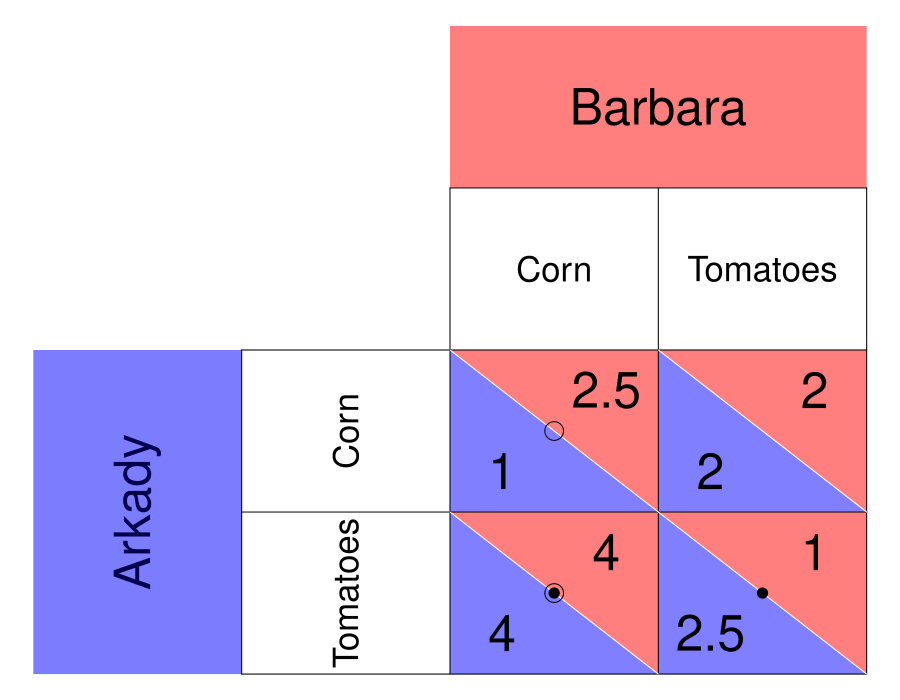

This figure's R source:
require(ggplot2)
require(shape)
pdf(file = "society/invisiblehand_matrix.pdf", width = 9, height = 7)

par(mar =  c(0, 0, 0, 0))
xlims <- c(0, 8)
ylims <- c(0, 8)

#TextSizes
PlayerSize <- 3
StratSize <- 2.1
PayoffSize <- 3

#Payoffs are listed as c("NW", "SW", "NE", "SE")

#Considerations for Player 1
P1Name <- c("Arkady")
P1Strat <- c("Corn", "Tomatoes")
P1Payoffs <- c("1", "4", "2", "2.5")
P1BR1 <- c("SW") #Must be NW or SW - the BR prints accordingly. 
P1BR2 <- c("SE") #Must be NE or SE - the BR prints accordingly. 
#NW = (5, 3); SW = (5,1); NE = (7, 3); SE = (7, 1)

#Considerations for Player 2
P2Name <- c("Barbara")
P2Strat <- c("Corn", "Tomatoes")
P2Payoffs <- c("2.5", "4", "2", "1")
P2BR1 <- c("NW") #Must be NW or SW - the BR prints accordingly. 
P2BR2 <- c("SW") #Must be NE or SE - the BR prints accordingly. 

plot(0, 0, xlim = xlims, ylim = ylims, type = "n",
     xlab = expression(""),
     ylab = expression(""),
     xaxt = "n", 
     yaxt = "n", 
     cex.lab = 2, 
     bty = "n")



#Color and label for Player 1 and their strategies
polygon(c(0,0,2,2,0), c(0,4,4,0,0), col=rgb(0, 0, 1, 0.3), density=NULL, border = NA)
text(1, 2, P1Name[1], srt = 90, cex = PlayerSize)

polygon(c(0,0,2,2,0), c(0,4,4,0,0), col=rgb(0, 0, 1, 0.3), density=NULL, border = NA)
text(3, 3, P1Strat[1], cex = StratSize, srt = 90)
text(3, 1, P1Strat[2], cex = StratSize, srt = 90)


#Color and label for Player 2
polygon(c(4,4,8,8,4), c(8,6,6,8,8), col=rgb(1, 0, 0, 0.5), density=NULL, border = NA)
text(6, 7, P2Name[1], cex = PlayerSize)

text(5, 5, P2Strat[1], cex = StratSize)
text(7, 5, P2Strat[2], cex = StratSize)

#NorthWest cell 
#P1
polygon(c(4,4,6,4), c(4,2,2,4), col=rgb(0, 0, 1, 0.5), density=NULL, border = NA)
#P2
polygon(c(4,6,6,4), c(4,4,2,4), col=rgb(1, 0, 0, 0.5), density=NULL, border = NA)

#P1
text(4.5, 2.5, P1Payoffs[1], cex = PayoffSize)
#P2
text(5.5, 3.5, P2Payoffs[1], cex = PayoffSize)

#SouthWest cell  
#P1
polygon(c(4,4,6,4), c(2,0,0,2), col=rgb(0, 0, 1, 0.5), density=NULL, border = NA)
#P2
polygon(c(4,6,6,4), c(2,2,0,2), col=rgb(1, 0, 0, 0.5), density=NULL, border = NA)

#P1
text(4.5, 0.5, P1Payoffs[2], cex = PayoffSize)
#P2
text(5.5, 1.5, P2Payoffs[2], cex = PayoffSize)


#NorthEast cell 
#P1
polygon(c(6,6,8,6), c(4,2,2,4), col=rgb(0, 0, 1, 0.5), density=NULL, border = NA)
#P2
polygon(c(6,8,8,6), c(4,4,2,4), col=rgb(1, 0, 0, 0.5), density=NULL, border = NA)
#P1
text(6.5, 2.5, P1Payoffs[3], cex = PayoffSize)
#P2
text(7.5, 3.5, P2Payoffs[3], cex = PayoffSize)

#SouthEast cell 
#P1
polygon(c(6,6,8,6), c(2,0,0,2), col=rgb(0, 0, 1, 0.5), density=NULL, border = NA)
#P2
polygon(c(6,8,8,6), c(2,2,0,2), col=rgb(1, 0, 0, 0.5), density=NULL, border = NA)
#P1
text(6.5, 0.5, P1Payoffs[4], cex = PayoffSize)
#P2
text(7.5, 1.5, P2Payoffs[4], cex = PayoffSize)


#Lines for the Table
segments(8, 0, 8, 6, lty = 1, col = "black")
segments(4, 6, 8, 6, lty = 1, col = "black")
segments(2, 0, 2, 4, lty = 1, col = "black")
segments(2, 0, 8, 0, lty = 1, col = "black")
segments(2, 4, 8, 4, lty = 1, col = "black")
segments(4, 0, 4, 6, lty = 1, col = "black")
segments(2, 2, 8, 2, lty = 1, col = "black")
segments(6, 0, 6, 6, lty = 1, col = "black")

#Diagonals
#NW
segments(4, 4, 6, 2, lty = 1, col = "white")
#NE
segments(6, 4, 8, 2, lty = 1, col = "white")
#SW
segments(4, 2, 6, 0, lty = 1, col = "white")
#Se
segments(6, 2, 8, 0, lty = 1, col = "white")


#Best responses 
#P1 
if (P1BR1[1] == "NW"){
  points(5, 3, pch = 16, col = "black", cex = 1.5)
} else{points(5, 1, pch = 16, col = "black", cex = 1.5)
}

if (P1BR2[1] == "NE"){
  points(7, 3, pch = 16, col = "black", cex = 1.5)
} else{points(7, 1, pch = 16, col = "black", cex = 1.5)
}


#P2
if (P2BR1[1] == "NW"){
  points(5, 3, pch = 1, col = "black", cex = 2.5)
} else{points(7, 3, pch = 1, col = "black", cex = 2.5)
}

if (P2BR2[1] == "SW"){
  points(5, 1, pch = 1, col = "black", cex = 2.5)
} else{points(7, 1, pch = 1, col = "black", cex = 2.5)
}

dev.off()
